Frame 1 (no input): blank canvas, image omitted
Frame 60 (no input): blank canvas, image omitted
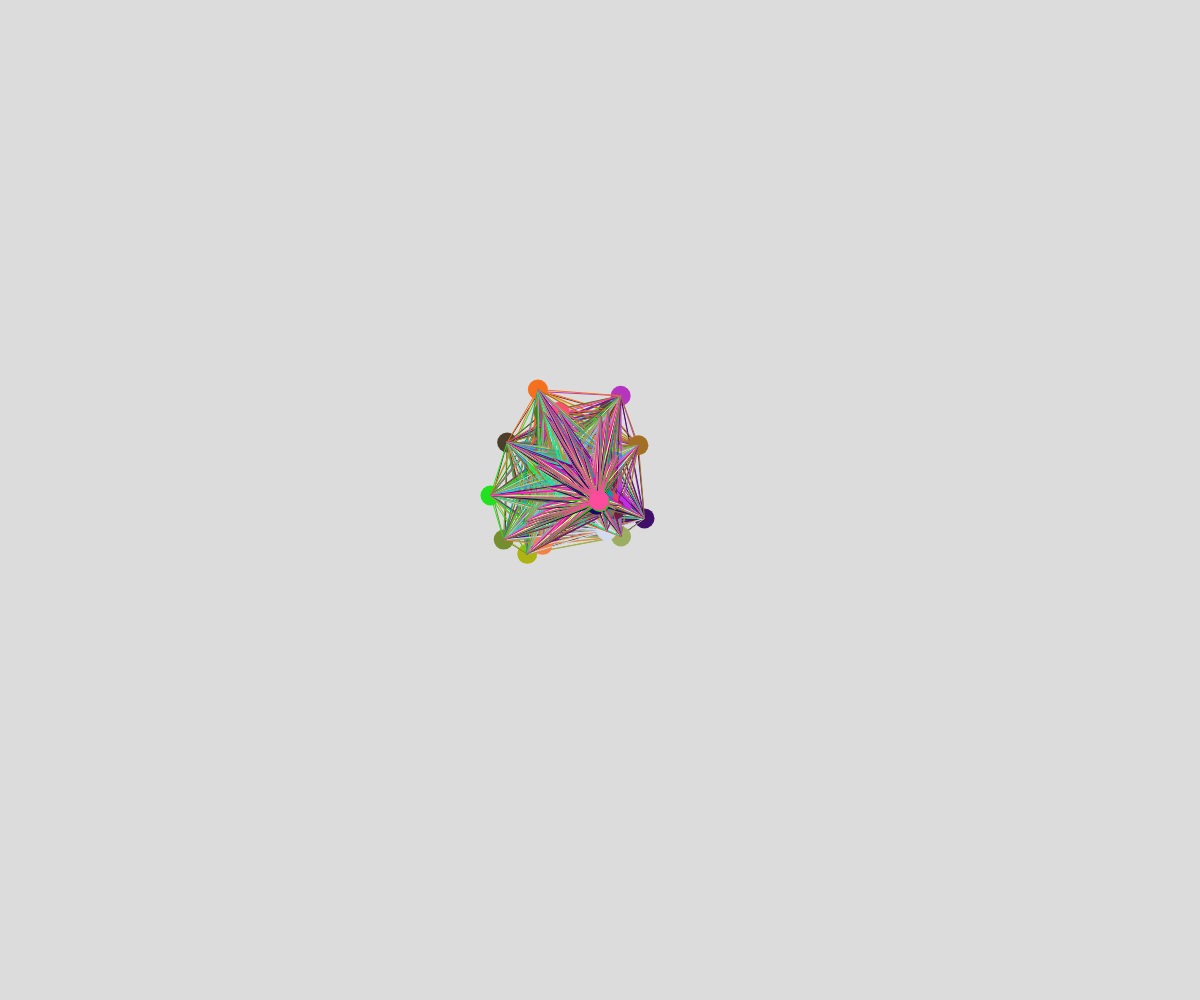
Frame 120 (the mouse pressed at the canvas centre since frame 60)

The p5.js sketch whose frames 1 and 60 were blank and that drew this single picture after the mouse press (run headless with seeded random() and noise() and a simulated clock; from frame 60 on, the mouse is pressed at the canvas centre):

// p5.js sketch
// ── sketch.js
// Connected Nodes
// Sandha, Abhay
// March 18, 2025
// OOP review + Object - Object Interactions

//Global Variables
let nodes = []; //to hold all our objects
let reach = 150; //how far connectoins b/w points may be 
let n;
function setup() {
  createCanvas(windowWidth, windowHeight);
}

function draw() {
  background(220);
  
  if (mouseIsPressed){
    nodes.push(new csNode(mouseX, mouseY));
  }

  for (let n of nodes) {
    //looping by item is good here, as we don't
    //plan on deleting any objects from the array

    n.move();
    n.connect(nodes);
    n.display();
  }
}

// function mousePressed() {
//   //create one node per mouse press

//   nodes.push(new csNode(mouseX, mouseY));

// }


class csNode {
  //1. Constructor
  constructor(x, y) { //called once per object created
    //properties relatedd to position/rendering
    this.x = x;
    this.y = y;
    this.size = 20;
    this.c = color(random(255), random(255), random(255));

    //properties related to motion
    this.xTime = random(10);
    this.yTime = random(10);
    this.timeShift = 0.01;
    this.maxSpeed = 5;

  }

  //2. Class Methods
  display() {
    fill(this.c);
    noStroke();


    circle(this.x, this.y, this.size);

  }

  connect(nodeArray){
    //check if the current point is close to any
    // other points, and if so join with a line
    stroke(this.c);
    for (let n of nodes){
      //this.x this.y n.x n.y
      if (n !== this){  //make sure not to compare to self
        let d = dist(this.x, this.y, n.x, n.y);
        if (d < reach){ //the two points are close
          line(this.x, this.y, n.x, n.y);
        }
      }
    }
  }



  move() {
    // use perlin noise for x/y movement
    let xSpeed = noise(this.xTime); //0-1
    xSpeed = map(xSpeed, 0, 1, -this.maxSpeed, this.maxSpeed);
    this.xTime += this.timeShift;
    this.x += xSpeed;

    if (this.x < 0) { this.x = width; }
    else if (this.x > width) { this.x = 0; }

    let ySpeed = noise(this.yTime);
    ySpeed = map(ySpeed, 0, 1, -this.maxSpeed, this.maxSpeed);
    this.yTime += this.timeShift;

    this.y += ySpeed;
    if (this.y < 0) { this.y = height; }
    else if (this.y > height) { this.y = 0; }

  }
}
